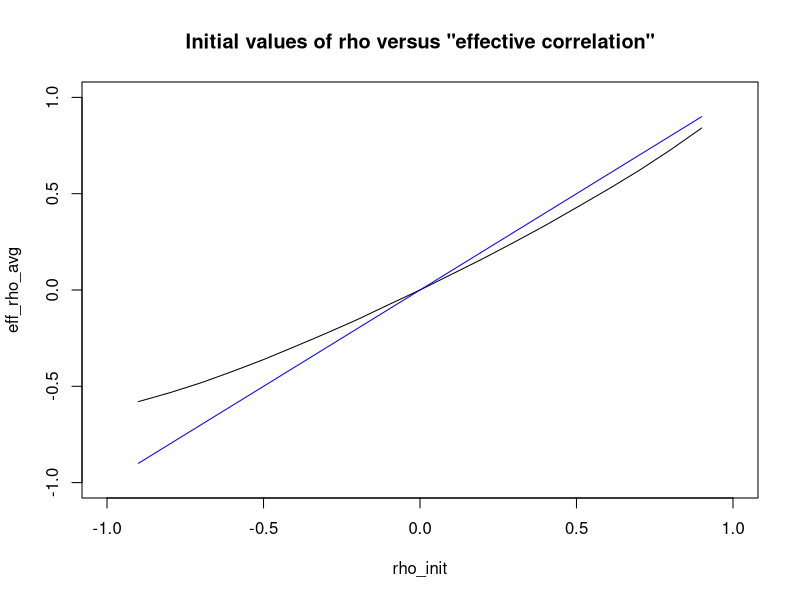

Write R code to recreate this figure.
# Simulating the "effective" correlation for Ordinal datasets

library(mvtnorm)
library(here)

set.seed(2023)

N.ITER <- 1000

rho_init <- seq(-0.9, 0.9, 0.1)
eff_rho_avg <- rep(NA, length(rho_init))

for (rho in rho_init) {

  rho_temp <- rep(NA, N.ITER)
  
  params <- list(Sigma.X=1, Sigma.Y=1, Rho=rho, N=1000, Delta=0,
                 Prop.matched=1.0, Distribution="Ordinal")
  
  for (i in 1:N.ITER) {
    S <- diag(2)
    diag(S) <- c(params$Sigma.X, params$Sigma.Y)
    S[upper.tri(S) | lower.tri(S)] <- rep(params$Rho) * params$Sigma.X * params$Sigma.Y
    sim_mat <- rmvnorm(
      n=params$N,
      mean=c(0, params$Delta),
      sigma=S,
      checkSymmetry=TRUE)
    X <- sim_mat[, 1]
    Y <- sim_mat[, 2]

    n_matched <- floor(params$Prop.matched * params$N)

    # if ordinal: cut to integers from 1 to 7
    if (params$Distribution=="Ordinal") {
      cut_seq <- c(-999, c(-2, 1, 0, 0.7, 1.3, 2.0), 999)
      X <- as.numeric(cut(X, cut_seq))
      Y <- as.numeric(cut(Y, cut_seq))
    }

    rho_temp[i] <- cor(X, Y)
  }

  eff_rho_avg[which(rho_init==rho)] <- mean(rho_temp)
}


plot(rho_init, eff_rho_avg, type='l', xlim=c(-1, 1), ylim=c(-1, 1))
lines(rho_init, rho_init, col='blue')
title('Initial values of rho versus "effective correlation"')

